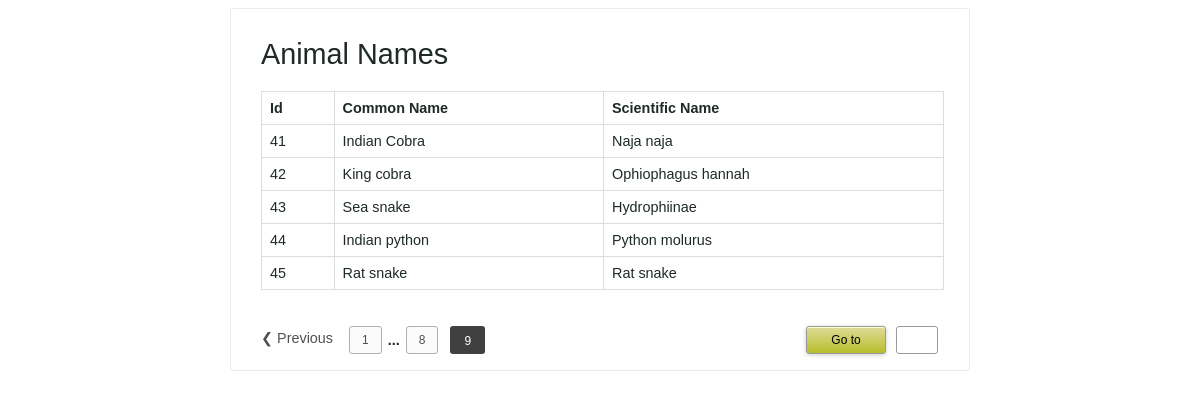
/index.php?page=9, run on the app's committed database.
### tables this page shows
CREATE TABLE `tbl_animal` (
  `id` int(11) UNSIGNED NOT NULL,
  `common_name` varchar(255) NOT NULL DEFAULT '',
  `scientific_name` varchar(255) NOT NULL DEFAULT ''
);

### lib/DataSource.php (called while the page is built, shortened)
<?php
class DataSource
{
    private $conn;
    function __construct()
    {
        $this->conn = $this->getConnection();
    }
    public function getConnection()
    {
        $conn = new \mysqli(self::HOST, self::USERNAME, self::PASSWORD, self::DATABASENAME);
        $conn->set_charset("utf8");
        return $conn;
    }
    public function select($query, $paramType = "", $paramArray = array())
    {
        $stmt = $this->conn->prepare($query);
        if (! empty($paramType) && ! empty($paramArray)) {
            $this->bindQueryParams($stmt, $paramType, $paramArray);
        }
        $stmt->execute();
        $result = $stmt->get_result();
        if ($result->num_rows > 0) {
            while ($row = $result->fetch_assoc()) {
                $resultset[] = $row;
            }
        }
        if (! empty($resultset)) {
            return $resultset;
        }
    }
    public function bindQueryParams($stmt, $paramType, $paramArray = array())
    {
        $paramValueReference[] = & $paramType;
        for ($i = 0; $i < count($paramArray); $i ++) {
            $paramValueReference[] = & $paramArray[$i];
        }
        call_user_func_array(array(
            $stmt,
            'bind_param'
        ), $paramValueReference);
    }
}

### Model/Pagination.php (called while the page is built, shortened)
<?php
class Pagination
{
    private $ds;
    function __construct()
    {
        require_once __DIR__ . './../lib/DataSource.php';
        $this->ds = new DataSource();
    }
    public function getPage()
    {
        $limit = Config::LIMIT_PER_PAGE;
        if (isset($_GET["page"])) {
            $pn = $_GET["page"];
        } else {
            $pn = 1;
        }
        $startFrom = ($pn - 1) * $limit;
        $query = 'SELECT * FROM tbl_animal LIMIT ? , ?';
        $paramType = 'ii';
        $paramValue = array(
            $startFrom,
            $limit
        );
        $result = $this->ds->select($query, $paramType, $paramValue);
        return $result;
    }
}
?>

### index.php (the view, shortened to what this page needs)
<?php
require_once __DIR__ . '/Model/Pagination.php';
$paginationModel = new Pagination();
$pageResult = $paginationModel->getPage();
$queryString = "?";
if (isset($_GET["page"])) {
    $pn = $_GET["page"];
} else {
    $pn = 1;
}
$limit = Config::LIMIT_PER_PAGE;
$totalRecords = $paginationModel->getAllRecords();
$totalPages = ceil($totalRecords / $limit);
?>
<!doctype html>
<html lang="en">
<head>
<link rel="stylesheet" type="text/css" href="assets/css/pagination.css">
<link rel="stylesheet" type="text/css"
    href="assets/css/phppot-style.css">
</head>
<body>
    <div class="phppot-container">
        <div class="phppot-form">
            <h1>Animal Names</h1>
            <table>
                <tr>
                    <th>Id</th>
                    <th>Common Name</th>
                    <th>Scientific Name</th>
                </tr>
  <?php
if (! empty($pageResult)) {
    foreach ($pageResult as $page) {
        ?>
          <tr>
                    <td><?php echo $page['id'];?></td>
                    <td><?php echo $page['common_name'];?></td>
                    <td><?php echo $page['scientific_name'];?></td>
                </tr>
 <?php }} ?>
  </table>
            <div class="pagination">
                <?php
                if (($page > 1) && ($pn > 1)) {
                    ?>
                    <a class="previous-page" id="prev-page"
                                    href="<?php echo $queryString;?>page=<?php echo (($pn-1));?>"
                                    title="Previous Page"><span>&#10094; Previous</span></a>
                <?php }?>
                <?php
                if (($pn - 1) > 1) {
                    ?>
                    <a href='index.php?page=1'><div class='page-a-link'>1</div></a>
                                <div class='page-before-after'>...</div>
                <?php
                }
                for ($i = ($pn - 1); $i <= ($pn + 1); $i ++) {
                    if ($i > $totalPages)
                        break;
                    if ($i == $pn) {
                        $class = "active";
                    } else {
                        $class = "page-a-link";
                    }
                    ?>
                    <a href='index.php?page=<?php echo $i; ?>'>
                        <div class='<?php echo $class; ?>'><?php echo $i; ?></div>
                    </a>
                    <?php
                }
                    ?>
    </div>
            <div class="goto-page">
                <form action="" method="GET"
                    onsubmit="return pageValidation()">
                    <input type="submit" class="goto-button" value="Go to">
                    <input type="text" class="enter-page-no" name="page" min="1" id="page-no">
                </form>
            </div>
        </div>
    </div>
</body>
</html>

### assets/css/pagination.css (style rules this page uses)
.pagination { display: inline-flex; }
.pagination a { color: #505050; text-decoration: none; }
.page-a-link { font-family: arial, verdana; font-size: 12px; border: 1px #afafaf solid; background-color: #fbfbfb; padding: 6px 12px 6px 12px; margin: 6px; text-decoration: none; border-radius: 3px; }
.active { font-family: arial, verdana; font-size: 12px; padding: 8px 14px 6px 14px; margin: 3px; background-color: #404040; text-decoration: none; border-radius: 3px; margin: 6px; color: #FFF; }
a.previous-page { margin: 10px 10px 10px 0px; }
input.enter-page-no { width: 42px !important; height: 28px !important; font-size: 12px; padding: 6px 12px 6px 12px !important; margin: 6px; border-radius: 3px !important; text-align: center !important; }
input.goto-button { max-width: 80px; font-size: 12px; padding: 6px 12px 6px 12px !important; border: 1px solid #9a9a9a; border-radius: 3px !important; text-align: center !important; background: -webkit-gradient(linear, left top, left bottom, color-stop(0%, #dfdd99), color-stop(100%, #bcbd2b)); background: -webkit-linear-gradient(top, #dfdc99, #b8bd2b); border: 1px solid #97a031; box-shadow: inset 0px 1px 0px rgb(255, 255, 211), 0px 1px 4px rgba(199, 199, 199, 0.9); }
.goto-page { float: right; }
.page-before-after { font-weight: bold; padding-top: 12px; text-decoration: none; }

### assets/css/phppot-style.css (style rules this page uses)
.phppot-container { -webkit-font-smoothing: antialiased; font-family: Arial, "Helvetica Neue", Helvetica, sans-serif; font-size: .9em; color: #1e2a28; width: 740px; margin: 0 auto; padding: 0px 20px 20px 20px; }
.phppot-container table { border-collapse: collapse; width: 100%; margin-bottom: 30px; }
.phppot-container td, .phppot-container th { border: 1px solid #dddddd; text-align: left; padding: 8px; }
.phppot-container h1 { font-weight: normal; }
input[type=text].phppot-input, .phppot-container input, .phppot-container textarea, .phppot-container select, .phppot-input, .phppot-select { box-sizing: border-box; width: 200px; height: initial; padding: 8px 5px; border: 1px solid #9a9a9a; border-radius: 3px; }
.phppot-form, .phppot-section { border: #eaeaea 1px solid; padding: 10px 25px 10px 30px; border-radius: 3px; }

### data on the page
tbl_animal: id "41", common_name "Indian Cobra", scientific_name "Naja naja"
tbl_animal: id "42", common_name "King cobra", scientific_name "Ophiophagus hannah"
tbl_animal: id "43", common_name "Sea snake", scientific_name "Hydrophiinae"
tbl_animal: id "44", common_name "Indian python", scientific_name "Python molurus"
tbl_animal: id "45", common_name "Rat snake", scientific_name "Rat snake"
